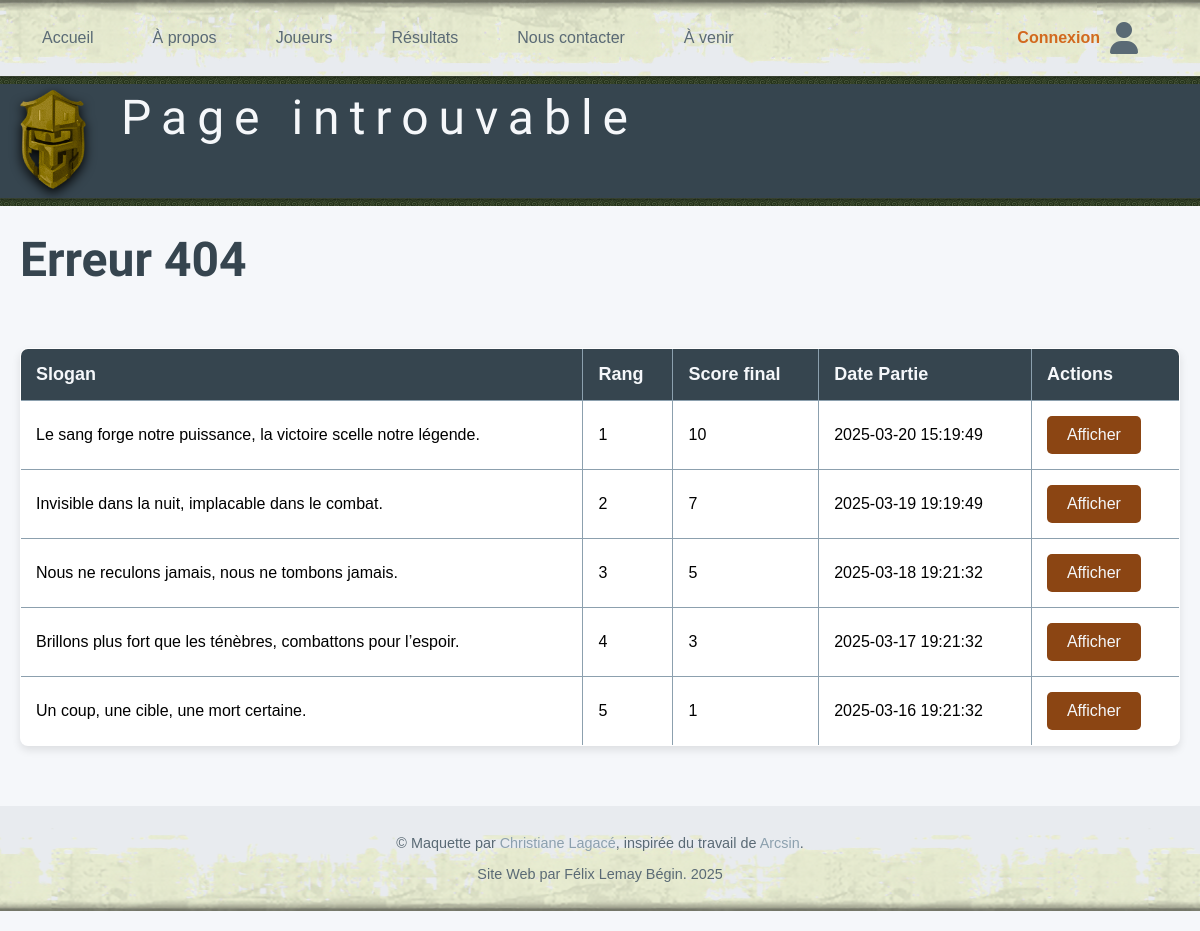
Page /resultats.php on the earlier database version.
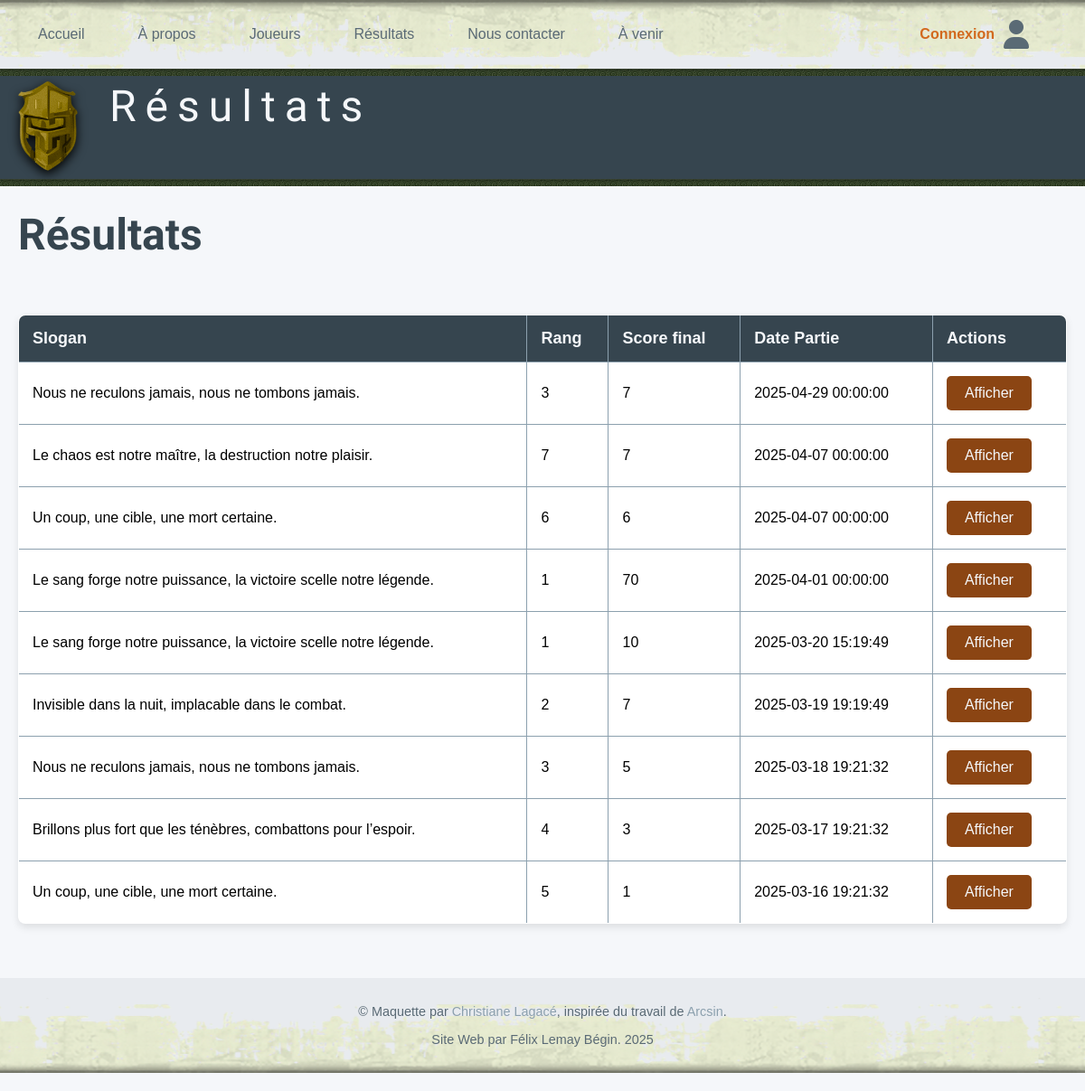
Same page on the later database version.
### tables this page shows
CREATE TABLE `resultats` (
  `id` int NOT NULL,
  `equipe_id` int NOT NULL,
  `rang` int NOT NULL,
  `score_final` int NOT NULL,
  `date_partie` datetime NOT NULL
);

CREATE TABLE `equipes` (
  `id` int NOT NULL,
  `nom` varchar(50) NOT NULL,
  `slogan` varchar(100) DEFAULT NULL,
  `commentaire` text,
  `dateajout` date NOT NULL,
  `jeu_id` int DEFAULT NULL
);

CREATE TABLE `pages` (
  `id` int NOT NULL,
  `url` varchar(255) NOT NULL,
  `titre` varchar(60) NOT NULL,
  `description` varchar(150) NOT NULL,
  `h1` varchar(100) NOT NULL,
  `accroche` varchar(255) DEFAULT NULL,
  `public` tinyint(1) NOT NULL,
  `texte` longtext NOT NULL,
  `modification` datetime NOT NULL
);

### include/configuration.inc (called while the page is built, shortened)
<?php
$supabase_pooler_url = getenv('SUPABASE_POOLER_URL');
if ($supabase_pooler_url)
{
    $parsed = parse_url($supabase_pooler_url);
    if (!$parsed || !isset($parsed['host'], $parsed['user'], $parsed['pass'], $parsed['path']))
    {
        die("L'URL de connexion Supabase est invalide ou mal formée.");
    }
    $host   = $parsed['host'];
    $port   = $parsed['port'] ?? 5432;
    $user   = $parsed['user'];
    $pass   = $parsed['pass'];
    $dbname = ltrim($parsed['path'], '/');
    $dsn    = "pgsql:host=$host;port=$port;dbname=$dbname";
    try
    {
        $pdo = new PDO($dsn, $user, $pass, [
            PDO::ATTR_ERRMODE => PDO::ERRMODE_EXCEPTION,
            PDO::ATTR_DEFAULT_FETCH_MODE => PDO::FETCH_ASSOC
        ]);
    }
    catch (PDOException $e)
    {
        die("Erreur de connexion PostgreSQL : " . $e->getMessage());
    }
}
else
{
    $dbHost = getenv('MYSQL_HOST')     ?: 'localhost';
    $dbName = getenv('MYSQL_DATABASE') ?: 'db_name';
    $dbUser = getenv('MYSQL_USER')     ?: 'user';
    $dbPass = getenv('MYSQL_PASSWORD') ?: 'pass';
    $dsn    = "mysql:host={$dbHost};dbname={$dbName};charset=utf8mb4";
    try
    {
        $pdo = new PDO($dsn, $dbUser, $dbPass, [
            PDO::ATTR_ERRMODE => PDO::ERRMODE_EXCEPTION,
            PDO::ATTR_DEFAULT_FETCH_MODE => PDO::FETCH_ASSOC
        ]);
    }
    catch (PDOException $e)
    {
        die("Erreur de connexion MySQL : " . $e->getMessage());
    }
}
    $nomPage = basename($_SERVER['SCRIPT_NAME']);
    $requete = "SELECT titre, description, h1, texte FROM pages WHERE url = :url";
    $stmt = $pdo->prepare($requete);
    $stmt->bindParam(':url', $nomPage);
    $stmt->execute();
    $resultat = $stmt->fetch(PDO::FETCH_ASSOC);
    if ($resultat)
    {
        $titre = $resultat['titre'];
        $h1 = $resultat['h1'];
    }
    else
    {
        $titre = "Page introuvable";
        $h1 = "Erreur 404";
    }
?>

### resultats.php (the view, shortened to what this page needs)
<?php
require_once 'include/configuration.inc';
require_once 'include/entete.inc';
try {
    $requete = "
        SELECT slogan, rang, score_final, date_partie, equipes.id
        FROM resultats
        INNER JOIN equipes ON resultats.equipe_id = equipes.id
        ORDER BY date_partie DESC
    ";
    $stmt = $pdo->prepare($requete);
    $stmt->execute();
    $resultats = $stmt->fetchAll(PDO::FETCH_ASSOC);
    if ($resultats && count($resultats) > 0) {
        echo "<table class='table'>";
        echo "<tr>
                <th>Slogan</th>
                <th>Rang</th>
                <th>Score final</th>
                <th>Date Partie</th>
                <th>Actions</th>
              </tr>";
        foreach ($resultats as $resultat) {
            echo "<tr>";
            echo "<td>" . htmlspecialchars($resultat['slogan']) . "</td>";
            echo "<td>" . htmlspecialchars($resultat['rang']) . "</td>";
            echo "<td>" . htmlspecialchars($resultat['score_final']) . "</td>";
            echo "<td>" . htmlspecialchars($resultat['date_partie']) . "</td>";
            echo "<td><a href='details-equipe.php?id=" . urlencode($resultat['id']) . "' class='boutton-style'>Afficher</a></td>";
            echo "</tr>";
        }
        echo "</table>";
    } else {
        echo "<p class='message-erreur'>Aucun résultat trouvé.</p>";
    }
} catch (PDOException $e) {
    echo "<p class='message-erreur'>Erreur lors de la récupération des résultats : " . htmlspecialchars($e->getMessage()) . "</p>";
}
require('include/pied-page.inc');
?>

### include/entete.inc (shortened to what this page needs)
<?php
echo "<!DOCTYPE html>";
echo "<html lang='fr-CA'>";
echo "<head>";
echo "    <link rel='stylesheet' href='css/style.css'>";
echo "    <link rel='stylesheet' href='css/mes-styles.css'>";
echo "</head>";
echo "<body>";
echo "<nav>";
echo "  <div class='nav-container'>";
echo "    <div class='nav-gauche'>";
echo "      <a href='index.php'>Accueil</a>";
echo "      <a href='a-propos.php'>À propos</a>";
echo "      <a href='joueurs.php'>Joueurs</a>";
echo "      <a href='resultats.php'>Résultats</a>";
echo "      <a href='formulaire-contact.php'>Nous contacter</a>";
echo "      <a href='a-venir.php'>À venir</a>";
echo "    </div>";
echo "    <div class='nav-droite'>";
if (isset($_SESSION['usager'])) {
    echo '<a href="deconnecter.php" class="icone-auth" title="Déconnexion">';
    echo '<i class="fas fa-sign-out-alt"></i>';
    echo '</a>';
} else {
    echo '<a href="formulaire-authentification.php" class="icone-auth" title="Connexion">';
    echo '<span class="texte-auth">Connexion</span> <i class="fas fa-user"></i>';
    echo '</a>';
}
echo "    </div>";
echo "  </div>";
echo "</nav>";
echo "<div class='separation'></div>";
echo "<header>";
echo "    <div class='logo-text container'>";
echo "        <div class='logo'><img src='../medias/commun/LogoLANParty.png'></div>";
echo "        <div>";
echo "            <div class= title>$titre</div>";
echo "        </div>";
echo "    </div>";
echo "</header>";
echo "<div class='separation'></div>";
echo "<div id='main'>";
echo "    <div class='container'>";
echo "        <h1>$h1</h1>";
echo "        <div class='items'>";

Differences in the rows shown:
added pages: titre "Résultats", h1 "Résultats"
added resultats: equipe.slogan "Nous ne reculons jamais, nous ne tombons jamais.", rang "3", score_final "7", date_partie "2025-04-29 00:00:00"
added resultats: equipe.slogan "Le chaos est notre maître, la destruction notre plaisir.", rang "7", score_final "7", date_partie "2025-04-07 00:00:00"
added resultats: equipe.slogan "Un coup, une cible, une mort certaine.", rang "6", score_final "6", date_partie "2025-04-07 00:00:00"
added resultats: equipe.slogan "Le sang forge notre puissance, la victoire scelle notre légende.", rang "1", score_final "70", date_partie "2025-04-01 00:00:00"
Other differences:
$titre: "Page introuvable" → (not shown)
$h1: "Erreur 404" → (not shown)
